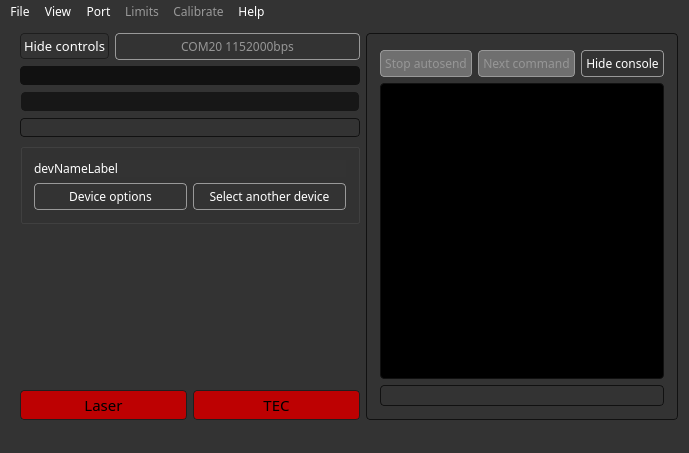
<?xml version="1.0" encoding="UTF-8"?>
<ui version="4.0">
 <class>MainWindow</class>
 <widget class="QMainWindow" name="MainWindow">
  <property name="windowModality">
   <enum>Qt::ApplicationModal</enum>
  </property>
  <property name="geometry">
   <rect>
    <x>0</x>
    <y>0</y>
    <width>689</width>
    <height>453</height>
   </rect>
  </property>
  <property name="sizePolicy">
   <sizepolicy hsizetype="Maximum" vsizetype="Minimum">
    <horstretch>0</horstretch>
    <verstretch>0</verstretch>
   </sizepolicy>
  </property>
  <property name="minimumSize">
   <size>
    <width>0</width>
    <height>0</height>
   </size>
  </property>
  <property name="maximumSize">
   <size>
    <width>16777215</width>
    <height>16777215</height>
   </size>
  </property>
  <property name="font">
   <font>
    <family>Share Tech Mono</family>
   </font>
  </property>
  <property name="contextMenuPolicy">
   <enum>Qt::NoContextMenu</enum>
  </property>
  <property name="windowTitle">
   <string>MainWindow</string>
  </property>
  <property name="autoFillBackground">
   <bool>false</bool>
  </property>
  <property name="styleSheet">
   <string notr="true">QMainWindow *{	
	background: rgb(51,51,51);
	color: rgb(255, 255, 255);
}</string>
  </property>
  <property name="documentMode">
   <bool>false</bool>
  </property>
  <property name="tabShape">
   <enum>QTabWidget::Rounded</enum>
  </property>
  <widget class="QWidget" name="centralWidget">
   <property name="sizePolicy">
    <sizepolicy hsizetype="Maximum" vsizetype="Maximum">
     <horstretch>0</horstretch>
     <verstretch>0</verstretch>
    </sizepolicy>
   </property>
   <property name="font">
    <font>
     <family>Share Tech Mono</family>
     <pointsize>10</pointsize>
    </font>
   </property>
   <property name="styleSheet">
    <string notr="true">background: rgb(51,51,51);</string>
   </property>
   <layout class="QGridLayout" name="gridLayout">
    <property name="sizeConstraint">
     <enum>QLayout::SetMinimumSize</enum>
    </property>
    <item row="0" column="1">
     <widget class="QPushButton" name="controlsVisibleButton">
      <property name="sizePolicy">
       <sizepolicy hsizetype="Maximum" vsizetype="Fixed">
        <horstretch>0</horstretch>
        <verstretch>0</verstretch>
       </sizepolicy>
      </property>
      <property name="font">
       <font>
        <family>Share Tech Mono</family>
        <pointsize>10</pointsize>
       </font>
      </property>
      <property name="styleSheet">
       <string notr="true">QPushButton {
	padding: 3px 3px 3px 3px;
	background: rgb(51, 51, 51);
	border: 1px solid rgb(30,30,30);
	border-radius: 4px;
	color: #fff;
}</string>
      </property>
      <property name="text">
       <string>Hide controls</string>
      </property>
      <property name="icon">
       <iconset resource="resources.qrc">
        <normaloff>:/images/hidecontrols-icon.png</normaloff>
        <normalon>:/images/showcontrols-icon.png</normalon>:/images/hidecontrols-icon.png</iconset>
      </property>
      <property name="checkable">
       <bool>true</bool>
      </property>
     </widget>
    </item>
    <item row="0" column="2" colspan="2">
     <widget class="QPushButton" name="comPortConnectButton">
      <property name="sizePolicy">
       <sizepolicy hsizetype="MinimumExpanding" vsizetype="Fixed">
        <horstretch>0</horstretch>
        <verstretch>0</verstretch>
       </sizepolicy>
      </property>
      <property name="minimumSize">
       <size>
        <width>150</width>
        <height>0</height>
       </size>
      </property>
      <property name="font">
       <font>
        <family>Share Tech Mono</family>
       </font>
      </property>
      <property name="styleSheet">
       <string notr="true">QPushButton {
	color: rgb(255, 255, 255);
	background-color: rgb(51, 51, 51);
	border: 1px solid #999999;
	border-radius: 4px;
	padding: 4px;
}

QPushButton:checked {
	color: rgb(150, 150, 150);
}</string>
      </property>
      <property name="text">
       <string>COM20 1152000bps</string>
      </property>
      <property name="checkable">
       <bool>true</bool>
      </property>
      <property name="checked">
       <bool>true</bool>
      </property>
     </widget>
    </item>
    <item row="7" column="1" colspan="3">
     <layout class="QHBoxLayout" name="buttonsLayout">
      <item>
       <widget class="QPushButton" name="laserButton">
        <property name="font">
         <font>
          <family>Share Tech Mono</family>
          <pointsize>11</pointsize>
         </font>
        </property>
        <property name="styleSheet">
         <string notr="true">QPushButton {
	color: #000;
	border: 1px solid rgb(31,31,31);
	border-radius: 4px;
	padding: 3px 20px;
	background-color: rgb(189, 1, 2);
}

QPushButton::checked {
	background-color: rgb(0, 102, 52);
}</string>
        </property>
        <property name="text">
         <string>Laser</string>
        </property>
        <property name="checkable">
         <bool>true</bool>
        </property>
        <property name="checked">
         <bool>false</bool>
        </property>
       </widget>
      </item>
      <item>
       <widget class="QPushButton" name="tecButton">
        <property name="font">
         <font>
          <family>Share Tech Mono</family>
          <pointsize>11</pointsize>
         </font>
        </property>
        <property name="styleSheet">
         <string notr="true">QPushButton {
	color: #000;
	border: 1px solid rgb(31,31,31);
	border-radius: 4px;
	padding: 3px 20px;
	background-color: rgb(189, 1, 2);
}

QPushButton::checked {
	background-color: rgb(0, 102, 52);
}
</string>
        </property>
        <property name="text">
         <string>TEC</string>
        </property>
        <property name="checkable">
         <bool>true</bool>
        </property>
       </widget>
      </item>
     </layout>
    </item>
    <item row="5" column="1" colspan="3">
     <widget class="QGroupBox" name="aboutDeviceBox">
      <property name="sizePolicy">
       <sizepolicy hsizetype="MinimumExpanding" vsizetype="Maximum">
        <horstretch>0</horstretch>
        <verstretch>0</verstretch>
       </sizepolicy>
      </property>
      <property name="styleSheet">
       <string notr="true">QGroupBox {
	background-color: rgb(51,51,51);
	border: 1px solid rgb(17,17,17);
	border-radius: 4px;
}
	color: #fff;</string>
      </property>
      <property name="title">
       <string/>
      </property>
      <layout class="QGridLayout" name="gridLayout_2">
       <item row="1" column="1">
        <widget class="QPushButton" name="devSelectButton">
         <property name="font">
          <font>
           <family>Share Tech Mono</family>
          </font>
         </property>
         <property name="styleSheet">
          <string notr="true">QPushButton {
	color: rgb(255, 255, 255);
	background-color: rgb(51, 51, 51);
	border: 1px solid #999999;
	border-radius: 4px;
	padding: 4px;
}</string>
         </property>
         <property name="text">
          <string>Select another device</string>
         </property>
        </widget>
       </item>
       <item row="0" column="0" colspan="2">
        <widget class="QLabel" name="devNameLabel">
         <property name="font">
          <font>
           <family>Share Tech Mono</family>
          </font>
         </property>
         <property name="styleSheet">
          <string notr="true">color: #fff;</string>
         </property>
         <property name="text">
          <string>devNameLabel</string>
         </property>
        </widget>
       </item>
       <item row="1" column="0">
        <widget class="QPushButton" name="devAboutButton">
         <property name="font">
          <font>
           <family>Share Tech Mono</family>
          </font>
         </property>
         <property name="styleSheet">
          <string notr="true">QPushButton {
	color: rgb(255, 255, 255);
	background-color: rgb(51, 51, 51);
	border: 1px solid #999999;
	border-radius: 4px;
	padding: 4px;
}</string>
         </property>
         <property name="text">
          <string>Device options</string>
         </property>
        </widget>
       </item>
      </layout>
     </widget>
    </item>
    <item row="3" column="1" rowspan="2" colspan="3">
     <widget class="QGroupBox" name="specialParamBox">
      <property name="sizePolicy">
       <sizepolicy hsizetype="MinimumExpanding" vsizetype="Maximum">
        <horstretch>0</horstretch>
        <verstretch>0</verstretch>
       </sizepolicy>
      </property>
      <property name="font">
       <font>
        <family>Share Tech Mono</family>
       </font>
      </property>
      <property name="styleSheet">
       <string notr="true">QGroupBox {
	background-color: rgb(51,51,51);
	border: 1px solid rgb(17,17,17);
	border-radius: 4px;
	color: #fff;
}</string>
      </property>
      <property name="title">
       <string/>
      </property>
     </widget>
    </item>
    <item row="0" column="0" rowspan="8">
     <widget class="QGroupBox" name="parametersGroupBox">
      <property name="sizePolicy">
       <sizepolicy hsizetype="Maximum" vsizetype="Minimum">
        <horstretch>0</horstretch>
        <verstretch>0</verstretch>
       </sizepolicy>
      </property>
      <property name="styleSheet">
       <string notr="true">QGroupBox {
	background-color: rgb(51, 51, 51);
	border: 0px;
}</string>
      </property>
      <property name="title">
       <string/>
      </property>
      <property name="flat">
       <bool>false</bool>
      </property>
     </widget>
    </item>
    <item row="0" column="4" rowspan="8" colspan="2">
     <widget class="QGroupBox" name="consoleGroupBox">
      <property name="enabled">
       <bool>true</bool>
      </property>
      <property name="sizePolicy">
       <sizepolicy hsizetype="Maximum" vsizetype="Expanding">
        <horstretch>0</horstretch>
        <verstretch>0</verstretch>
       </sizepolicy>
      </property>
      <property name="styleSheet">
       <string notr="true">background-color: rgb(51,51,51);
border: 1px solid rgb(17,17,17);
border-radius: 4px;
color: #fff;</string>
      </property>
      <property name="title">
       <string/>
      </property>
      <layout class="QGridLayout" name="gridLayout_3">
       <item row="1" column="0" colspan="3">
        <widget class="QPlainTextEdit" name="comPortConsole">
         <property name="sizePolicy">
          <sizepolicy hsizetype="Expanding" vsizetype="Expanding">
           <horstretch>0</horstretch>
           <verstretch>0</verstretch>
          </sizepolicy>
         </property>
         <property name="font">
          <font>
           <family>Share Tech Mono</family>
           <pointsize>10</pointsize>
          </font>
         </property>
         <property name="contextMenuPolicy">
          <enum>Qt::NoContextMenu</enum>
         </property>
         <property name="styleSheet">
          <string notr="true">color: rgb(255, 255, 255);
background-color: rgb(0, 0, 0);</string>
         </property>
         <property name="undoRedoEnabled">
          <bool>false</bool>
         </property>
         <property name="readOnly">
          <bool>true</bool>
         </property>
         <property name="plainText">
          <string/>
         </property>
         <property name="backgroundVisible">
          <bool>false</bool>
         </property>
         <property name="centerOnScroll">
          <bool>false</bool>
         </property>
        </widget>
       </item>
       <item row="0" column="0">
        <widget class="QPushButton" name="consoleStartStopButton">
         <property name="enabled">
          <bool>false</bool>
         </property>
         <property name="font">
          <font>
           <family>Share Tech Mono</family>
          </font>
         </property>
         <property name="styleSheet">
          <string notr="true">QPushButton {
	color: rgb(255, 255, 255);
	background-color: rgb(51, 51, 51);
	border: 1px solid #999999;
	border-radius: 4px;
	padding: 4px;
}

QPushButton::disabled {
	background-color: rgb(111, 111, 111);
	color: rgb(150,150,150);
}</string>
         </property>
         <property name="text">
          <string>Stop autosend</string>
         </property>
         <property name="checkable">
          <bool>true</bool>
         </property>
         <property name="checked">
          <bool>true</bool>
         </property>
        </widget>
       </item>
       <item row="0" column="1">
        <widget class="QPushButton" name="consoleNextCommandButton">
         <property name="enabled">
          <bool>false</bool>
         </property>
         <property name="font">
          <font>
           <family>Share Tech Mono</family>
          </font>
         </property>
         <property name="styleSheet">
          <string notr="true">QPushButton {
	color: rgb(255, 255, 255);
	background-color: rgb(51, 51, 51);
	border: 1px solid #999999;
	border-radius: 4px;
	padding: 4px;
}

QPushButton::disabled {
	background-color: rgb(111, 111, 111);
	color: rgb(150,150,150);
}</string>
         </property>
         <property name="text">
          <string>Next command</string>
         </property>
         <property name="checkable">
          <bool>false</bool>
         </property>
        </widget>
       </item>
       <item row="0" column="2">
        <widget class="QPushButton" name="hideConsoleButton">
         <property name="font">
          <font>
           <family>Share Tech Mono</family>
          </font>
         </property>
         <property name="styleSheet">
          <string notr="true">QPushButton {
	color: rgb(255, 255, 255);
	background-color: rgb(51, 51, 51);
	border: 1px solid #999999;
	border-radius: 4px;
	padding: 4px;
}

QPushButton::disabled {
	background-color: rgb(111, 111, 111);
	color: rgb(150,150,150);
}</string>
         </property>
         <property name="text">
          <string>Hide console</string>
         </property>
         <property name="checkable">
          <bool>true</bool>
         </property>
         <property name="checked">
          <bool>true</bool>
         </property>
        </widget>
       </item>
       <item row="2" column="0" colspan="3">
        <widget class="QLineEdit" name="comPortConsoleTextEdit">
         <property name="sizePolicy">
          <sizepolicy hsizetype="Minimum" vsizetype="Fixed">
           <horstretch>0</horstretch>
           <verstretch>0</verstretch>
          </sizepolicy>
         </property>
         <property name="font">
          <font>
           <family>Share Tech Mono</family>
          </font>
         </property>
         <property name="styleSheet">
          <string notr="true">color: #fff;</string>
         </property>
        </widget>
       </item>
      </layout>
     </widget>
    </item>
    <item row="1" column="1" colspan="3">
     <widget class="QGroupBox" name="actualParameters">
      <property name="sizePolicy">
       <sizepolicy hsizetype="MinimumExpanding" vsizetype="Minimum">
        <horstretch>0</horstretch>
        <verstretch>0</verstretch>
       </sizepolicy>
      </property>
      <property name="font">
       <font>
        <family>Share Tech Mono</family>
       </font>
      </property>
      <property name="styleSheet">
       <string notr="true">border-radius: 4px;
border: 1px solid rgb(17,17,17);
background: rgb(17,17,17);
color: #fff;</string>
      </property>
      <property name="title">
       <string/>
      </property>
     </widget>
    </item>
    <item row="2" column="1" colspan="3">
     <widget class="QGroupBox" name="bitMaskBox">
      <property name="sizePolicy">
       <sizepolicy hsizetype="MinimumExpanding" vsizetype="Minimum">
        <horstretch>0</horstretch>
        <verstretch>0</verstretch>
       </sizepolicy>
      </property>
      <property name="maximumSize">
       <size>
        <width>16777215</width>
        <height>16777215</height>
       </size>
      </property>
      <property name="font">
       <font>
        <family>Share Tech Mono</family>
       </font>
      </property>
      <property name="styleSheet">
       <string notr="true">QGroupBox {
	border-radius: 4px;
	border: 1px solid #171717;
	padding: 0;
	margin: 1px;
	color: #fff;
	background: #171717;
}

</string>
      </property>
      <property name="title">
       <string/>
      </property>
      <property name="flat">
       <bool>false</bool>
      </property>
     </widget>
    </item>
    <item row="6" column="1">
     <spacer name="verticalSpacer">
      <property name="orientation">
       <enum>Qt::Vertical</enum>
      </property>
      <property name="sizeHint" stdset="0">
       <size>
        <width>20</width>
        <height>40</height>
       </size>
      </property>
     </spacer>
    </item>
   </layout>
  </widget>
  <widget class="QMenuBar" name="menuBar">
   <property name="geometry">
    <rect>
     <x>0</x>
     <y>0</y>
     <width>689</width>
     <height>21</height>
    </rect>
   </property>
   <property name="font">
    <font>
     <family>Share Tech Mono</family>
    </font>
   </property>
   <property name="styleSheet">
    <string notr="true">QMenuBar {
	background: rgb(51,51,51);
	color: #fff;
}

QMenuBar::item {
	color: #fff;
	background: rgb(51,51,51);
}

QMenuBar::item:disabled {
	color: #999;
}

QMenuBar::item:selected { /* when selected using mouse or keyboard */
      background: rgb(111,111,111);
 }

 QMenuBar::item:pressed {
      background: rgb(31,31,31);
 }</string>
   </property>
   <property name="defaultUp">
    <bool>false</bool>
   </property>
   <property name="nativeMenuBar">
    <bool>false</bool>
   </property>
   <widget class="QMenu" name="menuFile">
    <property name="font">
     <font>
      <family>Share Tech Mono</family>
     </font>
    </property>
    <property name="styleSheet">
     <string notr="true">QMenu {
    background-color: rgb(51,51,51);
	color: #fff;
    margin: 2px; /* some spacing around the menu */
}

QMenu::item {
    padding: 2px 25px 2px 20px;
    border: 1px solid transparent; /* reserve space for selection border */
}

QMenu::item:selected {
    background: rgb(100, 100, 100);
}

QMenu::item:disabled {
	color: #999;
}</string>
    </property>
    <property name="title">
     <string>File</string>
    </property>
    <addaction name="actionLoad_settings"/>
    <addaction name="actionSave_settings"/>
    <addaction name="actionKeep_checkboxes"/>
    <addaction name="actionExit"/>
    <addaction name="separator"/>
   </widget>
   <widget class="QMenu" name="menuView">
    <property name="font">
     <font>
      <family>Share Tech Mono</family>
     </font>
    </property>
    <property name="styleSheet">
     <string notr="true">QMenu {
    background-color: rgb(51,51,51);
	color: #fff;
    margin: 2px; /* some spacing around the menu */
}

QMenu::item {
    padding: 2px 25px 2px 20px;
    border: 1px solid transparent; /* reserve space for selection border */
}

QMenu::item:selected {
    background: rgb(100, 100, 100);
}

QMenu::item:disabled {
	color: #999;
}</string>
    </property>
    <property name="title">
     <string>View</string>
    </property>
    <addaction name="actionTemperature_in_C"/>
    <addaction name="actionTemperature_in_F"/>
    <addaction name="actionCompact_view"/>
   </widget>
   <widget class="QMenu" name="menuPort">
    <property name="font">
     <font>
      <family>Share Tech Mono</family>
     </font>
    </property>
    <property name="styleSheet">
     <string notr="true">QMenu {
    background-color: rgb(51,51,51);
	color: #fff;
    margin: 2px; /* some spacing around the menu */
}

QMenu::item {
    padding: 2px 25px 2px 20px;
    border: 1px solid transparent; /* reserve space for selection border */
}

QMenu::item:selected {
    background: rgb(100, 100, 100);
}

QMenu::item:disabled {
	color: #999;
}</string>
    </property>
    <property name="title">
     <string>Port</string>
    </property>
    <widget class="QMenu" name="menuSelectPort">
     <property name="font">
      <font>
       <family>Share Tech Mono</family>
      </font>
     </property>
     <property name="title">
      <string>Select port</string>
     </property>
     <addaction name="actionCannot_find_ports"/>
    </widget>
    <widget class="QMenu" name="menuSelectBaudrate">
     <property name="title">
      <string>Select baudrate</string>
     </property>
     <addaction name="actionNo_baudrates"/>
    </widget>
    <widget class="QMenu" name="menuStop_bits">
     <property name="title">
      <string>Stop bits</string>
     </property>
     <addaction name="actionOne_stop_bit"/>
     <addaction name="actionTwo_stop_bits"/>
    </widget>
    <addaction name="menuSelectPort"/>
    <addaction name="menuSelectBaudrate"/>
    <addaction name="menuStop_bits"/>
    <addaction name="actionAutoconnect"/>
   </widget>
   <widget class="QMenu" name="menuLimits">
    <property name="enabled">
     <bool>false</bool>
    </property>
    <property name="font">
     <font>
      <family>Share Tech Mono</family>
     </font>
    </property>
    <property name="styleSheet">
     <string notr="true">QMenu {
    background-color: rgb(51,51,51);
	color: #fff;
    margin: 2px; /* some spacing around the menu */
}

QMenu::item {
    padding: 2px 25px 2px 20px;
    border: 1px solid transparent; /* reserve space for selection border */
}

QMenu::item:selected {
    background: rgb(100, 100, 100);
}

QMenu::item:disabled {
	color: #999;
}</string>
    </property>
    <property name="title">
     <string>Limits</string>
    </property>
   </widget>
   <widget class="QMenu" name="menuHelp">
    <property name="font">
     <font>
      <family>Share Tech Mono</family>
     </font>
    </property>
    <property name="styleSheet">
     <string notr="true">QMenu {
    background-color: rgb(51,51,51);
	color: #fff;
    margin: 2px; /* some spacing around the menu */
}

QMenu::item {
    padding: 2px 25px 2px 20px;
    border: 1px solid transparent; /* reserve space for selection border */
}

QMenu::item:selected {
    background: rgb(100, 100, 100);
}

QMenu::item:disabled {
	color: #999;
}</string>
    </property>
    <property name="title">
     <string>Help</string>
    </property>
    <addaction name="actionAbout"/>
    <addaction name="actionHelp"/>
    <addaction name="actionCheck4updates"/>
    <addaction name="actionSendLog"/>
   </widget>
   <widget class="QMenu" name="menuCalibrate">
    <property name="enabled">
     <bool>false</bool>
    </property>
    <property name="font">
     <font>
      <family>Share Tech Mono</family>
     </font>
    </property>
    <property name="styleSheet">
     <string notr="true">QMenu {
    background-color: rgb(51,51,51);
	color: #fff;
    margin: 2px; /* some spacing around the menu */
}

QMenu::item {
    padding: 2px 25px 2px 20px;
    border: 1px solid transparent; /* reserve space for selection border */
}

QMenu::item:selected {
    background: rgb(100, 100, 100);
}

QMenu::item:disabled {
	color: #999;
}</string>
    </property>
    <property name="title">
     <string>Calibrate</string>
    </property>
   </widget>
   <addaction name="menuFile"/>
   <addaction name="menuView"/>
   <addaction name="menuPort"/>
   <addaction name="menuLimits"/>
   <addaction name="menuCalibrate"/>
   <addaction name="menuHelp"/>
  </widget>
  <widget class="QStatusBar" name="statusBar">
   <property name="font">
    <font>
     <family>Share Tech Mono</family>
    </font>
   </property>
   <property name="styleSheet">
    <string notr="true">color: #fff;</string>
   </property>
  </widget>
  <action name="actionCOM_Port">
   <property name="text">
    <string>COM Port settings</string>
   </property>
  </action>
  <action name="actionOptions">
   <property name="checkable">
    <bool>false</bool>
   </property>
   <property name="text">
    <string>Options</string>
   </property>
  </action>
  <action name="actionLoad_settings">
   <property name="enabled">
    <bool>false</bool>
   </property>
   <property name="text">
    <string>Load settings</string>
   </property>
   <property name="font">
    <font>
     <family>Share Tech Mono</family>
    </font>
   </property>
   <property name="shortcut">
    <string>Ctrl+O</string>
   </property>
   <property name="shortcutContext">
    <enum>Qt::ApplicationShortcut</enum>
   </property>
  </action>
  <action name="actionSave_settings">
   <property name="enabled">
    <bool>false</bool>
   </property>
   <property name="text">
    <string>Save settings</string>
   </property>
   <property name="shortcut">
    <string>Ctrl+S</string>
   </property>
  </action>
  <action name="actionExit">
   <property name="text">
    <string>Exit</string>
   </property>
  </action>
  <action name="actionTemperature_in_C">
   <property name="checkable">
    <bool>true</bool>
   </property>
   <property name="text">
    <string>Temperature in °C</string>
   </property>
  </action>
  <action name="actionTemperature_in_F">
   <property name="checkable">
    <bool>true</bool>
   </property>
   <property name="text">
    <string>Temperature in °F</string>
   </property>
  </action>
  <action name="actionCompact_view">
   <property name="checkable">
    <bool>true</bool>
   </property>
   <property name="text">
    <string>Compact view</string>
   </property>
  </action>
  <action name="actionAutoconnect">
   <property name="checkable">
    <bool>true</bool>
   </property>
   <property name="text">
    <string>Autoconnect</string>
   </property>
  </action>
  <action name="actionAbout">
   <property name="text">
    <string>About</string>
   </property>
  </action>
  <action name="actionHelp">
   <property name="text">
    <string>Help</string>
   </property>
  </action>
  <action name="actionCheck4updates">
   <property name="text">
    <string>Check for updates</string>
   </property>
  </action>
  <action name="actionSendLog">
   <property name="text">
    <string>Open logs folder</string>
   </property>
  </action>
  <action name="actiond">
   <property name="text">
    <string>d</string>
   </property>
  </action>
  <action name="actiond_2">
   <property name="text">
    <string>d</string>
   </property>
  </action>
  <action name="actionCannot_find_ports">
   <property name="enabled">
    <bool>false</bool>
   </property>
   <property name="text">
    <string>No ports available</string>
   </property>
  </action>
  <action name="actionNo_baudrates">
   <property name="enabled">
    <bool>false</bool>
   </property>
   <property name="text">
    <string>No baudrates</string>
   </property>
  </action>
  <action name="actionIgonreAnswers">
   <property name="checkable">
    <bool>true</bool>
   </property>
   <property name="text">
    <string>Ignore P-command answers</string>
   </property>
  </action>
  <action name="actionNot_loaded">
   <property name="enabled">
    <bool>true</bool>
   </property>
   <property name="text">
    <string>Not loaded</string>
   </property>
  </action>
  <action name="actionOne_stop_bit">
   <property name="checkable">
    <bool>true</bool>
   </property>
   <property name="text">
    <string>One stop bit</string>
   </property>
   <property name="font">
    <font>
     <family>Share Tech Mono</family>
    </font>
   </property>
   <property name="shortcutContext">
    <enum>Qt::WidgetWithChildrenShortcut</enum>
   </property>
  </action>
  <action name="actionTwo_stop_bits">
   <property name="checkable">
    <bool>true</bool>
   </property>
   <property name="text">
    <string>Two stop bits</string>
   </property>
   <property name="font">
    <font>
     <family>Share Tech Mono</family>
    </font>
   </property>
  </action>
  <action name="actionKeep_checkboxes">
   <property name="checkable">
    <bool>true</bool>
   </property>
   <property name="enabled">
    <bool>false</bool>
   </property>
   <property name="text">
    <string>Keep checkboxes</string>
   </property>
   <property name="shortcut">
    <string>Ctrl+K</string>
   </property>
  </action>
 </widget>
 <layoutdefault spacing="6" margin="11"/>
 <resources>
  <include location="resources.qrc"/>
 </resources>
 <connections/>
</ui>
